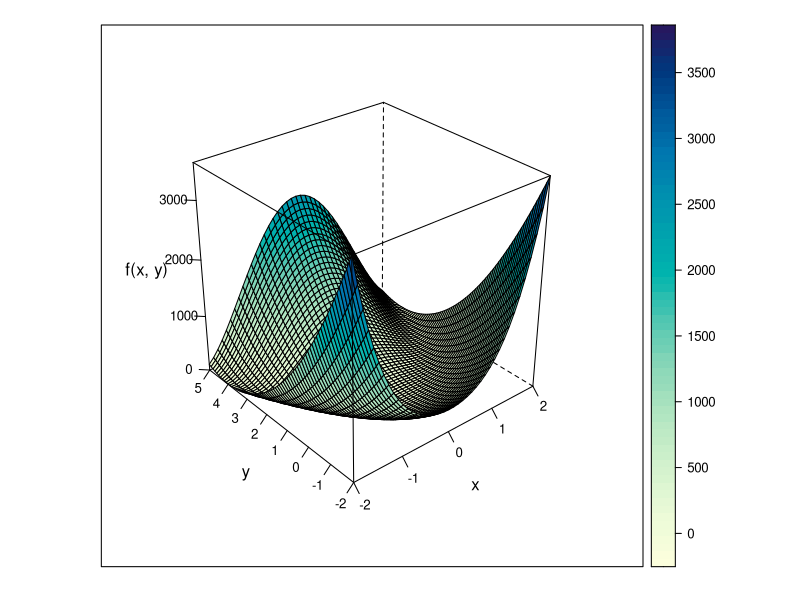

Write R code to recreate this figure.
# program spuRs/resources/scripts/Rosenbrock.r

Rosenbrock <- function(x) {
  g <- (1 - x[1])^2 + 100*(x[2] - x[1]^2)^2
  g1 <- -2*(1 - x[1]) - 400*(x[2] - x[1]^2)*x[1]
  g2 <- 200*(x[2] - x[1]^2)
  g11 <- 2 - 400*x[2] + 1200*x[1]^2
  g12 <- -400*x[1]
  g22 <- 200
  return(list(g, c(g1, g2), matrix(c(g11, g12, g12, g22), 2, 2)))
}

x <- seq(-2, 2, .1)
y <- seq(-2, 5, .1)
xyz <- data.frame(matrix(0, length(x)*length(y), 3))
names(xyz) <- c('x', 'y', 'z')
n <- 0
for (i in 1:length(x)) {
  for (j in 1:length(y)) {
    n <- n + 1
    xyz[n,] <- c(x[i], y[j], Rosenbrock(c(x[i], y[j]))[[1]])
  }
}
library(lattice)
print(wireframe(z ~ x*y, data = xyz, scales = list(arrows = FALSE),
  zlab = 'f(x, y)', drape = T))
